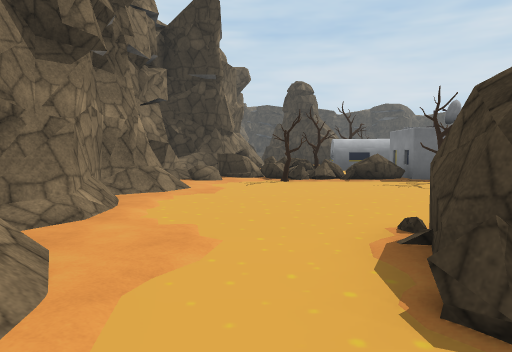
[1] (above)

24 first-person views from a walk through a scene from a Unity 3-D project. The camera is 1.5 m above the floor, tilts 4° down and sees 70° across. The floor is counted in squares, 2 m on a side. Each view is taken from the middle of a square. On the plan, view 1 faces up. The plan holds only what a view shows up to about 11 squares ahead; the rest is blank. The place goes on beyond the plan. Some animated figures are left out. Some surface patterns are stand-ins.

[2]
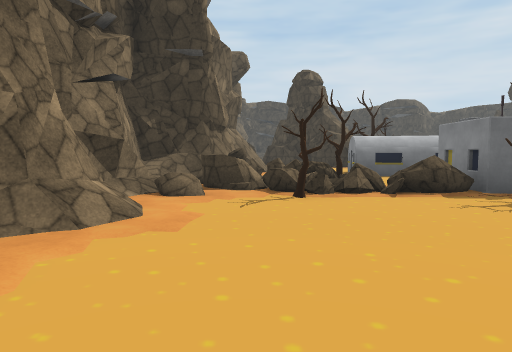

[3]
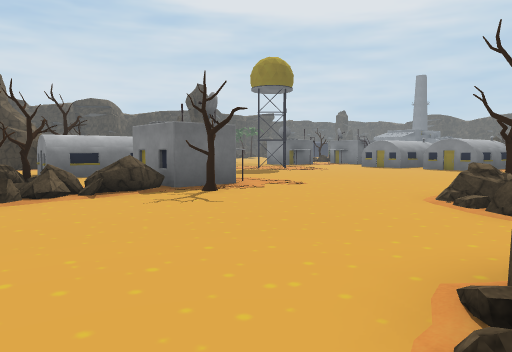

[4]
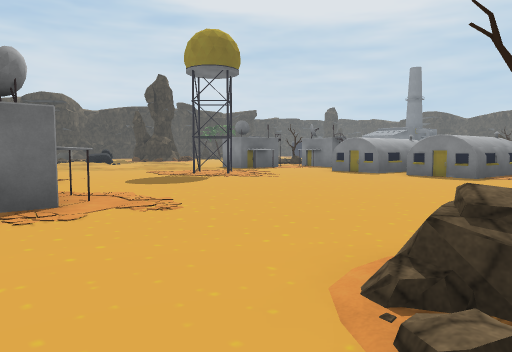

[5]
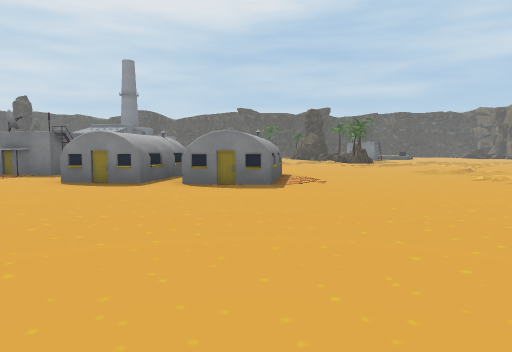

[6]
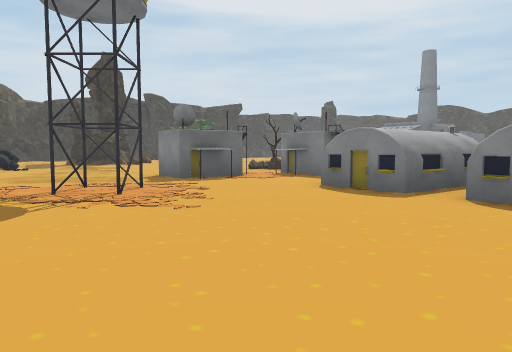

[7]
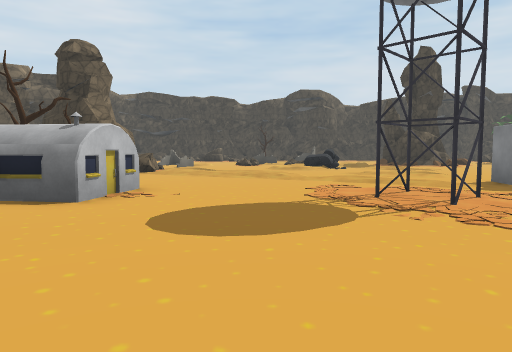

[8]
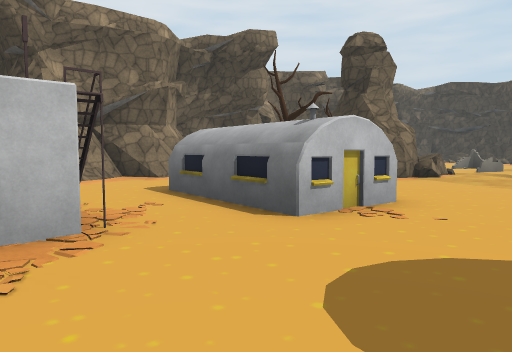

[9]
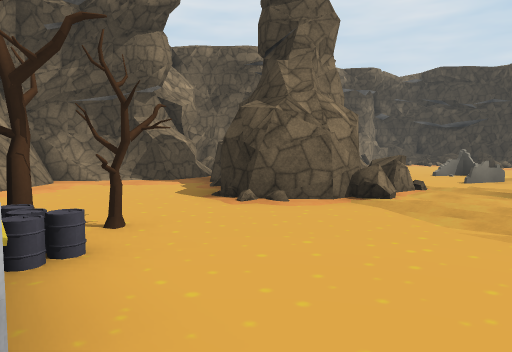

[10]
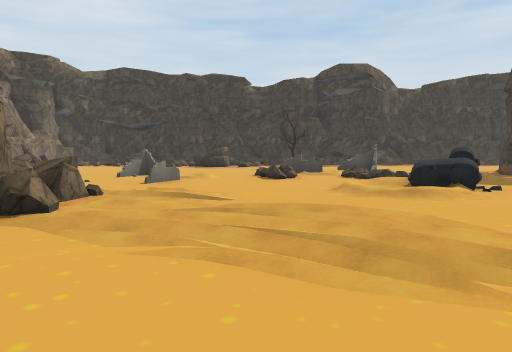

[11]
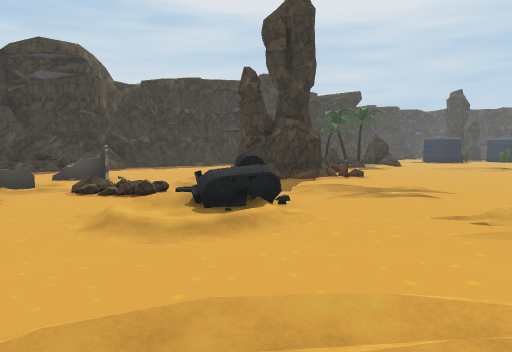

[12]
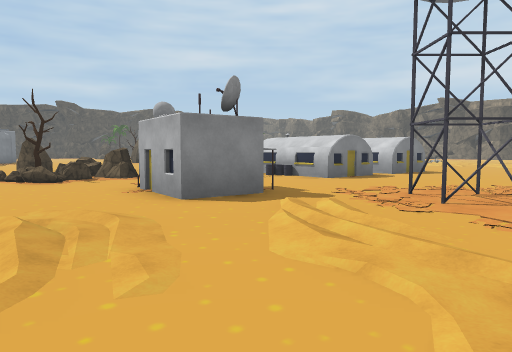

[13]
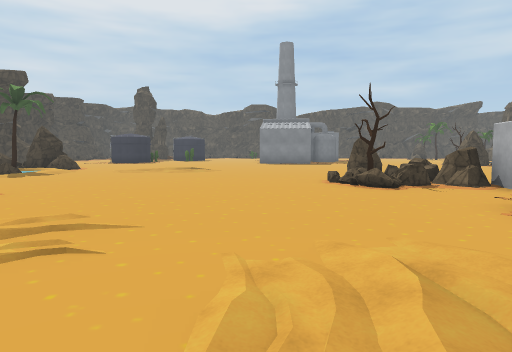

[14]
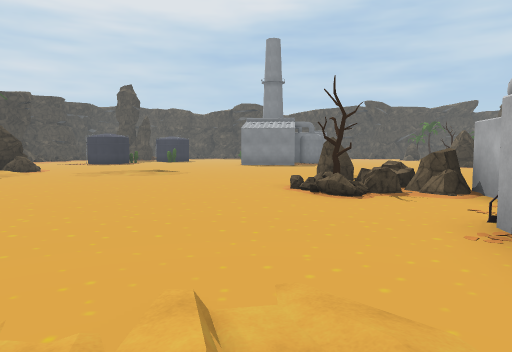

[15]
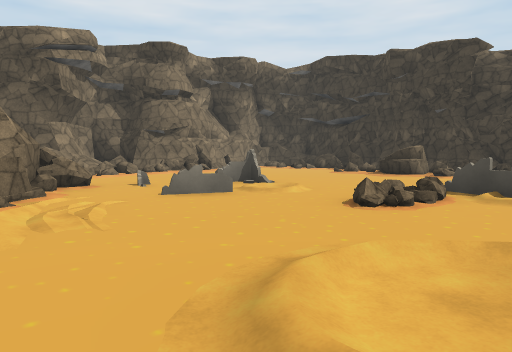

[16]
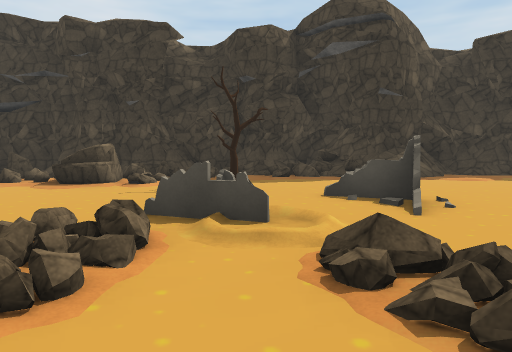

[17]
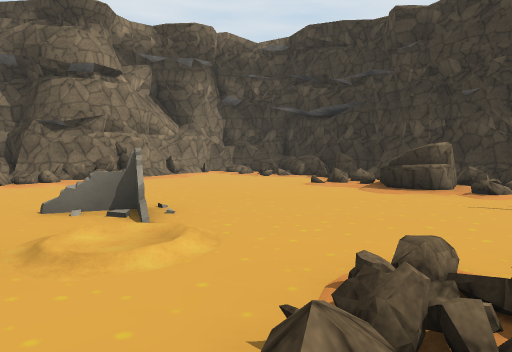

[18]
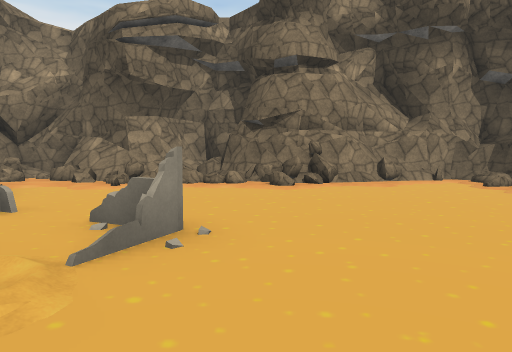

[19]
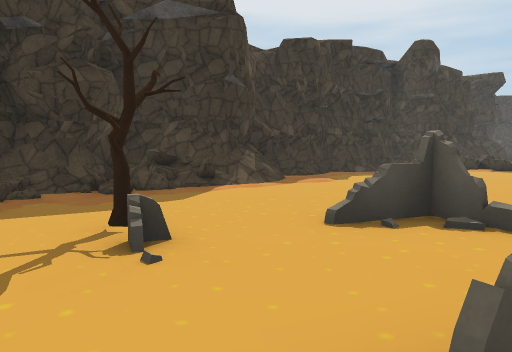

[20]
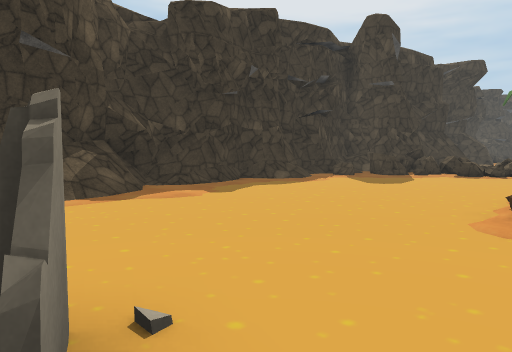

[21]
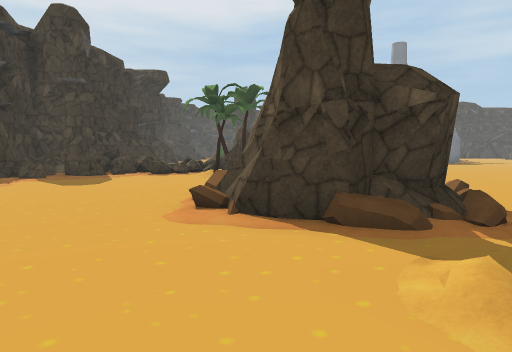

[22]
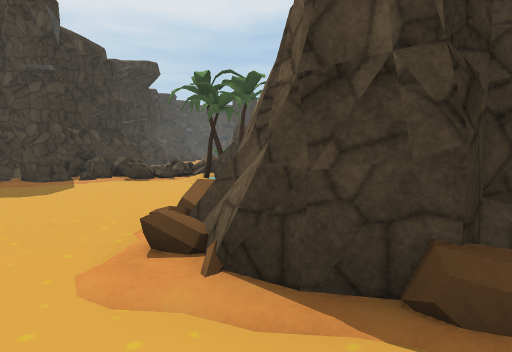

[23]
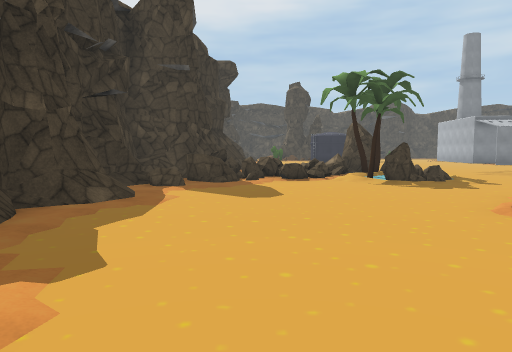

[24]
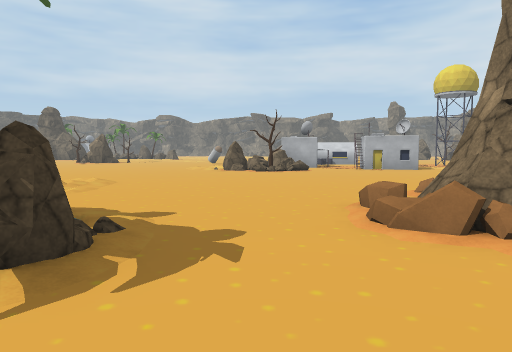

### Floor plan
Key: @ floor where view 1 was taken; # wall or solid block; . main floor; : floor 0.5 m higher than the main floor; / step, stairs or slope; = window, fence, low wall or low ledge; ^ raised ledge; v drop or lower ground; O other object.
Columns run from 3 left of view 1 to 25 right of it. Each row starts with its distance up from view 1.
 36             #####
 35      ########//=############
 34   #  ==^  ==/./=///......===v
 33   ##= ... ##.............=^#=
 32   #......=#...............==/
 31   #.........O..............==
 30   #.........../=...........==
 29   ##.........../........./OO#
 28   #.........O///...####../O O
 27  ##/....O...=/..//.#  #.../
 26  #:/.......O/.O/  .##^#......
 25  #=#.....O..../  /.//=.......
 24  #=/..^....../ O.//........./
 23  #=./##../... OO.//........./
 22  #=.  ##^//../ ..//........./
 21  vv### #///......./..........
 20   ##.####/////...............
 19  #/...##...///..............
 18  ##........././........O:...
 17  ##...........//..O....OOO
 16   ##...OO.....///.O.O..OOO
 15   ##..OOOO...../..OO.OOO
 14   #/..OOOO....##.....O
 13   #/..................O
 12  ##=................O
 11  #=#OO OO..........OO
 10 ##^#OO O.O.........OO
  9 ##=.O.OOO...........O
  8 #/................O
  7 ##................OOOO
  6 #...................O.
  5 ##.......O............
  4 ##......OOO   ........
  3  /...#   O     .......
  2  //.#            .....
  1    ..             .//.
  0    @

Positions as (right, up) in squares from view 1, and headings:
1: (0, 0), facing up
2: (0, 3), facing up
3: (0, 3), facing up-right
4: (4, 4), facing up-right
5: (7, 7), facing right
6: (9, 7), facing up-right
7: (9, 8), facing up
8: (9, 10), facing up-left
9: (8, 15), facing up-left
10: (8, 16), facing up
11: (8, 19), facing up-right
12: (10, 20), facing down-right
13: (12, 20), facing right
14: (13, 19), facing right
15: (11, 21), facing up-left
16: (10, 24), facing up
17: (9, 25), facing up-left
18: (8, 28), facing left
19: (8, 28), facing up-right
20: (12, 28), facing up-right
21: (12, 28), facing right
22: (14, 28), facing right
23: (14, 32), facing right
24: (21, 31), facing down
